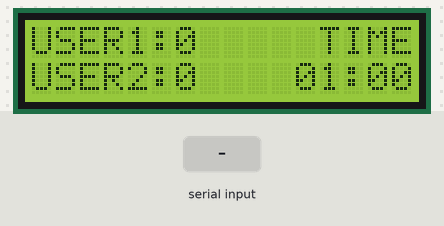
This sketch was run on a simulated Arduino Uno, built for the host (arithmetic inside an expression is 32-bit, double 64-bit). Shown: 16×2 character LCD. The test bench sets the inputs (shaded band). What the sketch prints to the serial monitor is not drawn.

Above: at 0.1 s.
At 1.2 s:
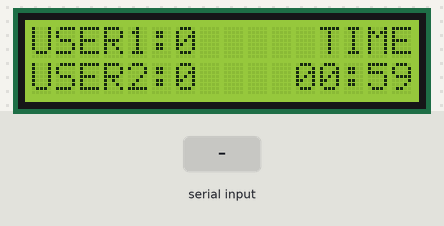
1.3 s: "score1:1\n" received over Serial
At 3.4 s:
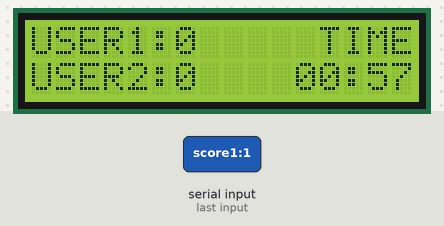
3.5 s: "uname1:1\n" received over Serial
5.5 s: "time:1\n" received over Serial
Timing chart, 0 to 8.5 s (numbered marks = the images above; inputs shaded):
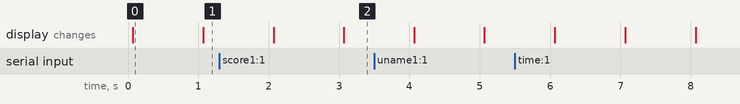

The sketch:

LCD-Controller.ino
```cpp
/*  Soccar Project
 *
 *  v 1.0
 *
 *  LCD Display
 *
 *  This script was written for the Arduino DUE
 */

 // Define the Liquid Crystal Pinouts
 #define RS 2
 #define EN 3
 #define D0 4
 #define D1 5
 #define D2 6
 #define D3 7

 // Include the LiquidCrystal library
 #include <LiquidCrystal.h>

 // Set up the lcd object to use
 LiquidCrystal lcd(RS, EN, D0, D1, D2, D3);

 // Create the string buffers
 String line1;
 String line2;

 // Create the variables used in the time display
 long startTime;
 long currentTime;
 long lastReset;

 // Create variables for string Analysis
 String infoBuffer;
 String variableKey;
 String variableValue;

 // Create the char arrays for usernames (Spoofed versions)
 String uname1;
 String uname2;

 // Create the ints to store scores
 int score1;
 int score2;

 // Create the int to store the time
 int minutes;


void setup() {
  // Begin the LCD Display
  lcd.begin(16, 2);
  Serial.begin(9600);

  // Initialize the values
  minutes = 1;
  uname1 = "USER1";
  uname2 = "USER2";
  score1 = 0;
  score2 = 0;

  variableKey = "";
  variableValue = "";

  // Initialize the countdown in seconds
  startTime = minutes*60;
  currentTime = startTime;
  lastReset = millis();

  // For some reason it doesn't work if you remove this...
  Serial.begin(9600);
}

void loop() {
  // Decrement the current time and get the min:sec representation
  if (currentTime != 0L){
    currentTime = startTime - ((millis() - lastReset) / 1000);
  }

  formatLCD();
  printToLCD();

  while (Serial.available()){
    char c = Serial.read();
    if (c != '\n'){
      infoBuffer.concat(String(c));
    }
    else {
      Serial.println(infoBuffer);
      if (verify(infoBuffer)){
        variableKey = getKey(infoBuffer);
        variableValue = getValue(infoBuffer);
        setVals();
      }
      else {
        infoBuffer = "";
      }
    }
  }
}

void setVals (){
  if (variableKey.equals("score1")){
    score1 = variableValue.toInt();
    infoBuffer = "";
  }

  else if (variableKey.equals("score2")){
    score2 = variableValue.toInt();
    infoBuffer = "";
  }

  else if (variableKey.equals("uname1")){
    uname1 = variableValue;
    Serial.println(uname1);
    infoBuffer = "";
  }

  else if (variableKey.equals("uname2")){
    uname2 = variableValue;
    infoBuffer = "";
  }

  else if (variableKey.equals("time")) {
    minutes = variableValue.toInt();
    reset();
    infoBuffer = "";
  }

  else {
    infoBuffer = "";
  }
}


// Gets the number of minutes left in timeInSeconds
int getMinutes (long timeInSeconds) {
  return (int) timeInSeconds/60;
}

// Gets the number of seconds left in timeInSeconds
int getSeconds (long timeInSeconds) {
  return (int) timeInSeconds%60;
}

// Formats both lines of the arena display
void formatLCD () {
  line1 = uname1.substring(0, 6);
  line2 = uname2.substring(0, 6);

  line1.concat(":");
  line2.concat(":");

  line1.concat(String(score1));
  line2.concat(String(score2));

  while(line1.length() < 11){
    line1.concat(" ");
  }

  while(line2.length() <= 10){
    line2.concat(" ");
  }

  line1.concat(" TIME");

  char timeBuffer[5];
  sprintf(timeBuffer, "%.02d:%.02d", getMinutes(currentTime), getSeconds(currentTime));
  line2.concat(String(timeBuffer));
}

void printToLCD () {
  // Print the second line
  lcd.setCursor(0,1);
  lcd.print(line2);

  // Print the first line
  lcd.setCursor(0,0);
  lcd.print(line1);
}

// Verify the syntax of the incoming string
bool verify (String regex) {
  bool starts = regex.startsWith("{");
  bool ends = regex.charAt(regex.length() - 2) == '}';
  bool isSplit = regex.indexOf(':') != -1;

  return starts && ends && isSplit;
}

String getKey (String regex){
  int spacer = regex.indexOf(":");
  if (spacer != 1 && spacer != -1){
    String key = regex.substring(1, spacer);
    return key;
  }
  else {
    return "";
  }
}

String getValue (String regex) {
  int spacer = regex.indexOf(":");
  if (spacer < regex.length() && spacer != -1){
    String value = regex.substring(spacer + 1, regex.length() - 2);
    return value;
  }
  else {
    return "";
  }
}

void reset () {
  startTime = minutes * 60;
  currentTime = startTime;
  lastReset = millis();
}
```

Measured:
- what the display in image 0 shows lasts 1.0 s, from 0.1 s to 1.1 s
